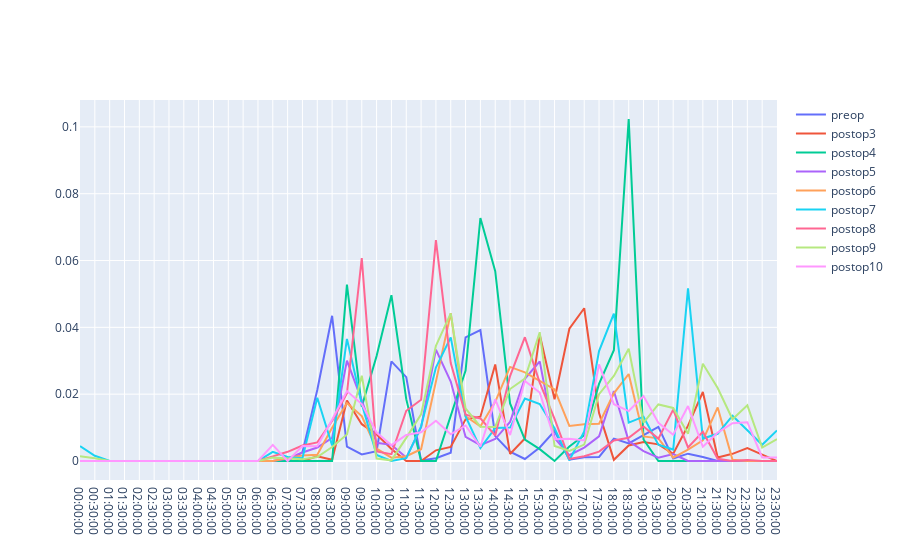

The notebook cell saved with this chart:
### Code cell
lines = getAvgPhaseDay(df,df_fine_patient_phases)
